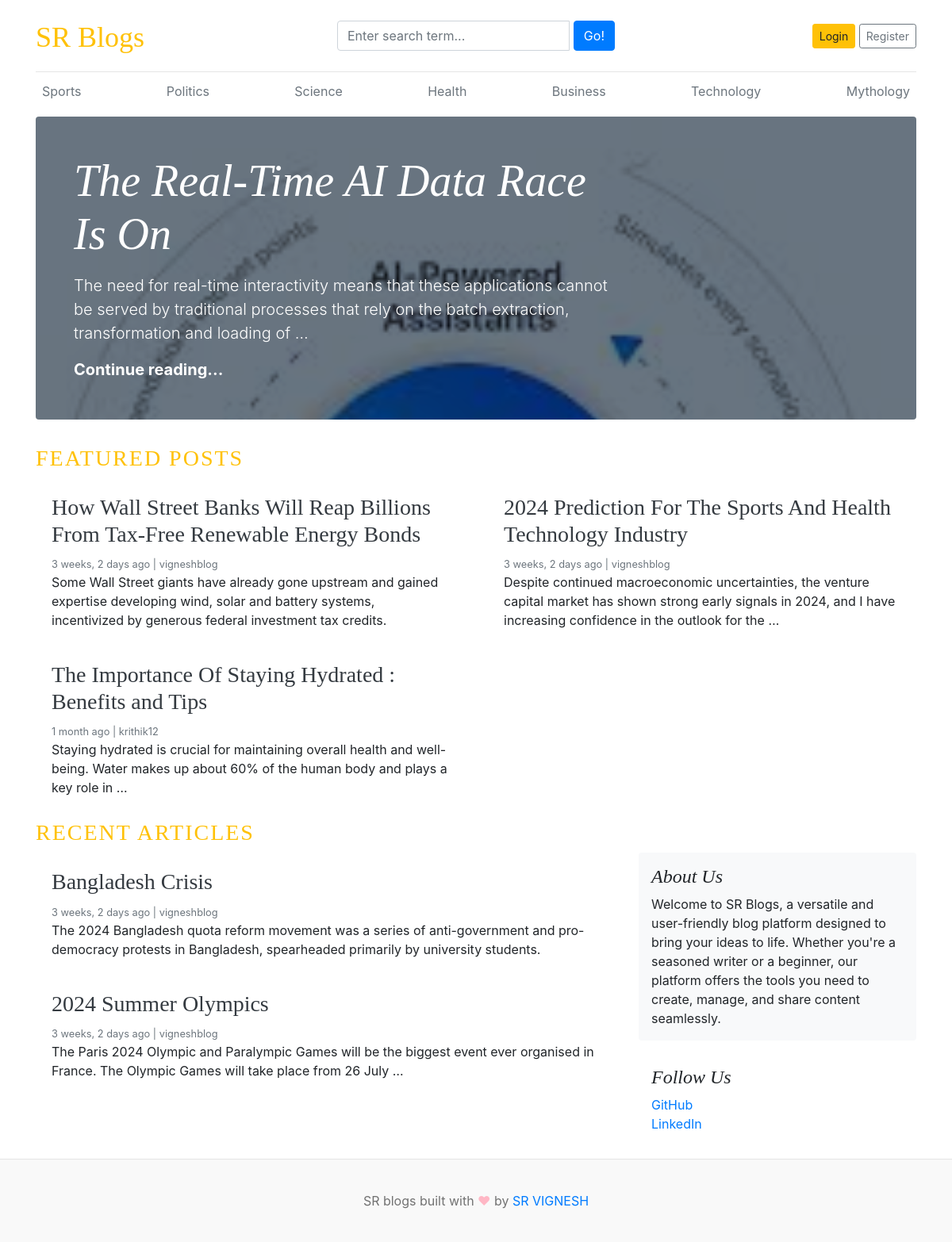
The page / on the database its author committed.
### blogs/models.py (models this page shows, shortened)
class Category(models.Model):
    category_name=models.CharField(max_length=50,unique=True)
    created_at=models.DateTimeField(auto_now_add=True)
    updated_at=models.DateTimeField(auto_now=True)
    class Meta:
        verbose_name_plural='categories'

class Blog(models.Model):
    title=models.CharField(max_length=100)
    slug=models.SlugField(max_length=150,unique=True,blank=True)
    category=models.ForeignKey(Category,on_delete=models.CASCADE)
    author=models.ForeignKey(User,on_delete=models.CASCADE)
    featured_image=models.ImageField(upload_to='uploads/%Y/%m/%d')
    short_description=models.TextField(max_length=500)
    blog_body=models.TextField(max_length=2000)
    status=models.CharField(max_length=20,choices=STATUS_CHOICES,default="Draft")
    is_featured=models.BooleanField(default=False)
    created_at=models.DateTimeField(auto_now_add=True)
    updated_at=models.DateTimeField(auto_now=True)

### assignments/models.py (models this page shows, shortened)
class About(models.Model):
    about_heading=models.CharField(max_length=25)
    about_description=models.TextField(max_length=255)
    created_at=models.DateTimeField(auto_now_add=True)
    updated_at=models.DateTimeField(auto_now=True)
    class Meta:
        verbose_name_plural='About'

class SocialLink(models.Model):
    platform=models.CharField(max_length=25)
    link=models.URLField(max_length=100)
    created_at=models.DateTimeField(auto_now_add=True)
    updated_at=models.DateTimeField(auto_now=True)

### blog_main/views.py (the view)
# urls.py: 2. Add a URL to urlpatterns:  path('', views.home, name='home')
def home(request):
    featured_posts=Blog.objects.filter(is_featured=True, status='Published').order_by('updated_at')
    posts=Blog.objects.filter(is_featured=False, status='Published')
    try:
        about=About.objects.get()
    except:
        about=None
    context={
        'featured_posts':featured_posts,
        'posts':posts,
        'about':about,
    }
    return render(request,'home.html',context)

### blogs/context_processors.py (called while the page is built)
def get_categories(request):
    categories=Category.objects.all()
    return dict(categories=categories)

def get_social_links(request):
    social_links=SocialLink.objects.all()
    return dict(social_links=social_links)

### templates/home.html (shortened to what this page needs)
{% extends 'base.html' %}
  {% block content %}
{% for post in featured_posts %}
{% if forloop.first %}
<div class="jumbotron p-3 p-md-5 text-white rounded bg-dark" style="background-image: url({{ post.featured_image.url }});background-blend-mode: overlay;background-size:cover;">
    <div class="col-md-8 px-0">
      <h1 class="display-4 font-italic">{{ post.title }}</h1>
      <p class="lead my-3">{{ post.short_description | truncatewords:25 }}</p>
      <p class="lead mb-0"><a href="{% url 'blogs' post.slug %}" class="text-white font-weight-bold">Continue reading...</a></p>
    </div>
  </div>
{% endif %}
{% endfor %}
<h3 class="text-uppercase text-warning" style="letter-spacing:2px;">Featured Posts</h3>
  <div class="row mb-2">
    {% for post in featured_posts %}
      {% if not forloop.first %}
    <div class="col-md-6">
      <div class="card border-0" >
        <div class="card-body">
          <h3><a href="{% url 'blogs' post.slug %}" class="text-dark">{{ post.title }}</a></h3>
          <small class="mb-1 text-muted">{{ post.created_at | timesince }} ago | {{ post.author }}</small>
          <p class="card-text">{{ post.short_description | truncatewords:25 }}</p>
        </div>
      </div>
    </div>
    {% endif %}
    {% endfor %}
  </div>
  <h3 class="text-uppercase text-warning" style="letter-spacing:2px;">Recent Articles</h3>
  <main role="main" class="container p-0">
    <div class="row">
      <div class="col-md-8 blog-main">
        {% for post in posts %}
        <div class="card border-0" >
          <div class="card-body">
            <h3><a href="{% url 'blogs' post.slug %}" class="text-dark">{{ post.title }}</a></h3>
            <small class="mb-1 text-muted">{{ post.created_at | timesince }} ago | {{ post.author }}</small>
            <p class="card-text">{{ post.short_description | truncatewords:25 }}</p>
          </div>
        </div>
       {% endfor %}
      </div>
      <aside class="col-md-4 blog-sidebar">
        <div class="p-3 mb-3 bg-light rounded">
          <h4 class="font-italic">{{ about.about_heading }}</h4>
          <p class="mb-0">{{ about.about_description }}</p>
        </div>
        {% if social_links %}
        <div class="p-3">
          <h4 class="font-italic">Follow Us</h4>
          <ol class="list-unstyled">
            {% for i in social_links%}
            <li><a href="{{ i.link }}" target="_blank" >{{ i.platform }}</a></li>
            {% endfor %}
          </ol>
        </div>
        {% endif %}
      </aside>
    </div>
  </main>
</div>
{% endblock %}

### templates/base.html (shortened to what this page needs)
{% load static %}
<!DOCTYPE html>
<html lang="en">
<head>
    <link href="https://getbootstrap.com/docs/4.0/dist/css/bootstrap.min.css" rel="stylesheet">
    <link href="{% static 'css/blog.css' %}" rel="stylesheet">
    <link rel="stylesheet" href="https://stackpath.bootstrapcdn.com/bootstrap/4.5.2/css/bootstrap.min.css">
    <link rel="stylesheet" href="https://cdnjs.cloudflare.com/ajax/libs/font-awesome/5.15.4/css/all.min.css">
    <link rel="stylesheet" href="https://cdnjs.cloudflare.com/ajax/libs/font-awesome/4.7.0/css/font-awesome.min.css">
  </head>
<body>
    <div class="container">
      <header class="blog-header py-3">
        <div class="row flex-nowrap justify-content-between align-items-center">
          <div class="col-4 pt-1">
            <a class="blog-header-logo text-warning" href="/">SR Blogs</a>
          </div>
          <div class="col-4">
            <form action="{% url 'search' %}" method="GET">
                <div class="input-group">
                    <input class="form-control" type="text" name="keyword" value="{{ keyword }}" placeholder="Enter search term..." aria-label="Enter search term..." aria-describedby="button-search" />&nbsp;
                    <button type="submit" class="btn btn-primary" id="button-search" type="button">Go!</button>
                </div>
            </form>
          </div>
          <div class="col-4 d-flex justify-content-end align-items-center">
            {% if not user.is_authenticated %}
            <a class="btn btn-sm btn-warning" href="{% url 'login' %}">Login</a> &nbsp;
            <a class="btn btn-sm btn-outline-secondary" href="{% url 'register' %}">Register</a>
            {% else %}
            <span><a href="{% url 'dashboard' %}">Dashboard</a></span>
            &emsp;
            <span><a href="{% url 'logout' %}">Logout</a></span>
            {% endif %}
          </div>
        </div>
      </header>
      <div class="nav-scroller py-1 mb-2">
        <nav class="nav d-flex justify-content-between">
          {% for category in categories %}
          <a class="p-2 text-muted" href="{% url 'posts_by_category' category.id %}">{{ category.category_name }}</a>
          {% endfor %}
        </nav>
      </div>
{% block content %}
{% endblock %}
<footer class="blog-footer">
    <p>SR blogs built with <span style="color:#FFB7C5;">&#9829;</span> by <a href="#">SR VIGNESH</a></p>
  </footer>
  </body>
  </html>

### blog_main/static/css/blog.css (style rules this page uses)
.blog-header { border-bottom: 1px solid #e5e5e5; }
.blog-header-logo { font-family: "Playfair Display", Georgia, "Times New Roman", serif; font-size: 2.25rem; }
h1, h2, h3, h4, h5, h6 { font-family: "Playfair Display", Georgia, "Times New Roman", serif; }
.display-4 { font-size: 2.5rem; }
@media (min-width: 768px) { .display-4 { font-size: 3rem; } }
.blog-footer { padding: 2.5rem 0; color: #727272; text-align: center; background-color: #f9f9f9; border-top: .05rem solid #e5e5e5; }
.blog-footer p:last-child { margin-bottom: 0; }

### rows shown on the page
Category: category_name "Sports"
Category: category_name "Politics"
Category: category_name "Science"
Category: category_name "Health"
Category: category_name "Business"
Category: category_name "Technology"
Category: category_name "Mythology"
Blog: featured_image (picture), title "The Real-Time AI Data Race Is On", short_description "The need for real-time interactivity means that these applications cannot be served by traditional processes that rely on the batch extraction, transformation and loading of …"
Blog: title "How Wall Street Banks Will Reap Billions From Tax-Free Renewable Energy Bonds", created_at "3 weeks, 2 days", author "vigneshblog", short_description "Some Wall Street giants have already gone upstream and gained expertise developing wind, solar and battery systems, incentivized by generous federal investment tax credits."
Blog: title "2024 Prediction For The Sports And Health Technology Industry", created_at "3 weeks, 2 days", author "vigneshblog", short_description "Despite continued macroeconomic uncertainties, the venture capital market has shown strong early signals in 2024, and I have increasing confidence in the outlook for the …"
Blog: title "The Importance Of Staying Hydrated : Benefits and Tips", created_at "1 month", author "krithik12", short_description "Staying hydrated is crucial for maintaining overall health and well-being. Water makes up about 60% of the human body and plays a key role in …"
Blog: title "Bangladesh Crisis", created_at "3 weeks, 2 days", author "vigneshblog", short_description "The 2024 Bangladesh quota reform movement was a series of anti-government and pro-democracy protests in Bangladesh, spearheaded primarily by university students."
Blog: title "2024 Summer Olympics", created_at "3 weeks, 2 days", author "vigneshblog", short_description "The Paris 2024 Olympic and Paralympic Games will be the biggest event ever organised in France. The Olympic Games will take place from 26 July …"
About: about_heading "About Us", about_description "Welcome to SR Blogs, a versatile and user-friendly blog platform designed to bring your ideas to life. Whether you're a seasoned writer or a beginner, our platform offers the tools you need to create, manage, and share content seamlessly."
SocialLink: platform "GitHub"
SocialLink: platform "LinkedIn"
